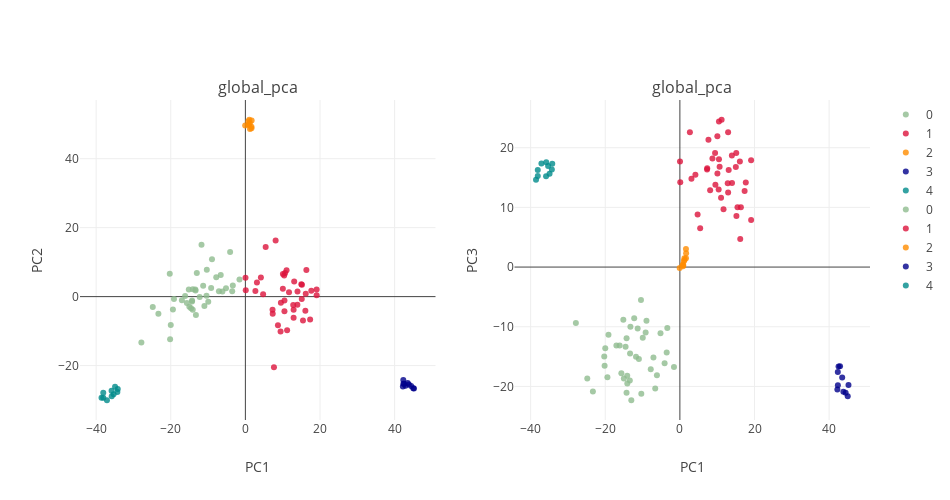

The cell this chart's notebook holds for it:
### Code cell
###
plot_global_pca(feats,label_select,PCA_color_ref,title= 'global_pca',height= 500,width= 950)

### Figure 1 — Plotly figure (JSON) as saved in the notebook; plotly's stock layout.template omitted (floating-point values rounded to 4 significant figures)
{"data": [{"marker": {"color": "darkseagreen", "line": {"width": 0}, "opacity": 0.8, "size": 6, "symbol": "circle"}, "mode": "markers", "name": "0", "type": "scatter", "uid": "4d77fdfd-4319-42cb-8a13-8abeaa52f263", "x": [-20.18, -23.32, -1.587, -16.16, -5.198, -13.26, -15.69, -15.02, -9.178, -8.96, -14.1, -13.42, -9.952, -27.88, -10.43, -24.83, -14.3, -19.14, -14.12, -10.34, -11.32, -6.611, -6.161, -10.99, -20.01, -14.29, -20.27, -4.1, -3.536, -7.813, -12.25, -11.76, -19.43, -15.16, -13.36, -3.374, -7.095, -14.56, -17.02, -13.02], "xaxis": "x", "y": [-12.37, -4.979, 4.953, 0.1945, 2.452, -5.356, -1.833, -2.957, 2.466, 10.85, 2.148, 2.043, -1.46, -13.32, 0.2503, -2.976, -1.403, -0.6982, -3.799, 7.761, 3.163, 6.3, 1.488, -2.73, -8.258, -1.098, 6.629, 12.92, 1.534, 5.645, -0.1093, 15.06, -3.763, 2.068, 1.765, 3.199, 1.554, -3.34, -1.08, 6.876], "yaxis": "y"}, {"marker": {"color": "crimson", "line": {"width": 0}, "opacity": 0.8, "size": 6, "symbol": "circle"}, "mode": "markers", "name": "1", "type": "scatter", "uid": "dac80b99-0b6a-44ad-bb63-67cc29259e3f", "x": [16.35, 4.745, 7.656, 3.097, 0.09651, 8.724, 10.39, 13.97, 13.08, 19.1, 17.66, 15.11, 7.277, 15.0, 5.435, 8.108, 17.35, 4.157, 9.519, 10.47, 10.04, 15.44, 13.94, 12.92, 11.69, 9.433, 10.47, 15.15, 11.18, 16.18, 19.09, 7.322, 10.06, 12.92, 16.07, 0.03004, 10.65, 12.82, 11.03, 2.68], "xaxis": "x", "y": [7.726, 0.6863, -20.51, 4.123, 1.86, -8.285, 6.146, 1.508, 4.351, 0.3745, 1.681, -0.6554, -3.84, 3.607, 14.42, 16.26, -6.652, 5.574, -1.762, -4.264, 2.267, -6.946, -2.358, -3.832, 1.27, -10.11, -1.13, 3.469, -9.719, 0.842, 2.038, -4.971, 6.577, -6.091, -4.106, 5.506, 6.843, -2.418, 7.666, 1.619], "yaxis": "y"}, {"marker": {"color": "darkorange", "line": {"width": 0}, "opacity": 0.8, "size": 6, "symbol": "circle"}, "mode": "markers", "name": "2", "type": "scatter", "uid": "5a962065-133e-4dbf-9608-b5b92590b483", "x": [0.8304, 0.7766, 1.628, 1.671, 1.05, 1.628, 1.205, 0.906, 1.234, -0.05957], "xaxis": "x", "y": [49.74, 50.88, 49.28, 51.04, 51.29, 48.82, 50.36, 49.9, 48.61, 49.61], "yaxis": "y"}, {"marker": {"color": "darkblue", "line": {"width": 0}, "opacity": 0.8, "size": 6, "symbol": "circle"}, "mode": "markers", "name": "3", "type": "scatter", "uid": "d199c83d-bf72-47be-981d-99ee1c8e2ac7", "x": [44.99, 42.21, 44.43, 42.33, 42.53, 42.35, 42.92, 43.82, 45.19, 43.5], "xaxis": "x", "y": [-26.57, -26.1, -25.92, -24.19, -25.27, -25.28, -25.82, -25.5, -26.65, -25.08], "yaxis": "y"}, {"marker": {"color": "darkcyan", "line": {"width": 0}, "opacity": 0.8, "size": 6, "symbol": "circle"}, "mode": "markers", "name": "4", "type": "scatter", "uid": "aea0eba6-cf41-4777-9e1d-a1df7807428d", "x": [-35.87, -38.56, -35.32, -35.83, -37.11, -34.32, -34.21, -34.94, -38.1, -38.1], "xaxis": "x", "y": [-27.32, -29.29, -28.32, -28.9, -30.05, -27.64, -26.76, -26.17, -29.34, -27.89], "yaxis": "y"}, {"marker": {"color": "darkseagreen", "line": {"width": 0}, "opacity": 0.8, "size": 6, "symbol": "circle"}, "mode": "markers", "name": "0", "type": "scatter", "uid": "63a694fc-a1b1-4fc1-994f-c5a65bb33688", "x": [-20.18, -23.32, -1.587, -16.16, -5.198, -13.26, -15.69, -15.02, -9.178, -8.96, -14.1, -13.42, -9.952, -27.88, -10.43, -24.83, -14.3, -19.14, -14.12, -10.34, -11.32, -6.611, -6.161, -10.99, -20.01, -14.29, -20.27, -4.1, -3.536, -7.813, -12.25, -11.76, -19.43, -15.16, -13.36, -3.374, -7.095, -14.56, -17.02, -13.02], "xaxis": "x2", "y": [-16.55, -20.83, -16.74, -13.14, -11.09, -10.02, -17.8, -18.69, -10.98, -9.004, -19.51, -18.99, -11.86, -9.377, -5.522, -18.69, -21.08, -11.34, -18.22, -21.24, -10.3, -20.36, -18.15, -15.42, -13.59, -11.94, -15.01, -16.13, -14.31, -17.13, -8.574, -15.02, -18.45, -8.847, -14.49, -10.2, -15.15, -13.34, -13.15, -22.32], "yaxis": "y2"}, {"marker": {"color": "crimson", "line": {"width": 0}, "opacity": 0.8, "size": 6, "symbol": "circle"}, "mode": "markers", "name": "1", "type": "scatter", "uid": "a0e200ac-28d9-4e67-a1ab-7b8989cf7d8e", "x": [16.35, 4.745, 7.656, 3.097, 0.09651, 8.724, 10.39, 13.97, 13.08, 19.1, 17.66, 15.11, 7.277, 15.0, 5.435, 8.108, 17.35, 4.157, 9.519, 10.47, 10.04, 15.44, 13.94, 12.92, 11.69, 9.433, 10.47, 15.15, 11.18, 16.18, 19.09, 7.322, 10.06, 12.92, 16.07, 0.03004, 10.65, 12.82, 11.03, 2.68], "xaxis": "x2", "y": [10.04, 8.798, 21.33, 14.82, 14.23, 18.18, 12.98, 14.09, 16.28, 7.891, 14.16, 19.1, 16.34, 16.79, 6.52, 12.87, 12.76, 15.45, 13.79, 18.06, 21.93, 10.04, 18.69, 12.51, 9.684, 19.1, 24.4, 8.54, 24.69, 4.712, 17.91, 16.55, 15.67, 22.59, 17.68, 17.71, 16.82, 14.06, 11.63, 22.58], "yaxis": "y2"}, {"marker": {"color": "darkorange", "line": {"width": 0}, "opacity": 0.8, "size": 6, "symbol": "circle"}, "mode": "markers", "name": "2", "type": "scatter", "uid": "86e037c1-e137-4de8-9b3b-dd8b2e264f72", "x": [0.8304, 0.7766, 1.628, 1.671, 1.05, 1.628, 1.205, 0.906, 1.234, -0.05957], "xaxis": "x2", "y": [0.1401, 0.4378, 3.03, 2.307, 0.9788, 1.47, 1.462, 0.3069, 1.183, -0.1564], "yaxis": "y2"}, {"marker": {"color": "darkblue", "line": {"width": 0}, "opacity": 0.8, "size": 6, "symbol": "circle"}, "mode": "markers", "name": "3", "type": "scatter", "uid": "92b8c194-906c-4f85-8d9d-a99e440de840", "x": [44.99, 42.21, 44.43, 42.33, 42.53, 42.35, 42.92, 43.82, 45.19, 43.5], "xaxis": "x2", "y": [-21.64, -20.53, -21.08, -17.58, -16.64, -19.82, -16.62, -20.9, -19.77, -18.52], "yaxis": "y2"}, {"marker": {"color": "darkcyan", "line": {"width": 0}, "opacity": 0.8, "size": 6, "symbol": "circle"}, "mode": "markers", "name": "4", "type": "scatter", "uid": "158d7f43-1d39-439a-b37d-534accebf06d", "x": [-35.87, -38.56, -35.32, -35.83, -37.11, -34.32, -34.21, -34.94, -38.1, -38.1], "xaxis": "x2", "y": [15.23, 14.64, 16.92, 17.57, 17.36, 16.37, 17.3, 15.64, 16.28, 15.26], "yaxis": "y2"}], "layout": {"annotations": [{"font": {"size": 16}, "showarrow": false, "text": "global_pca", "x": 0.225, "xanchor": "center", "xref": "paper", "y": 1, "yanchor": "bottom", "yref": "paper"}, {"font": {"size": 16}, "showarrow": false, "text": "global_pca", "x": 0.775, "xanchor": "center", "xref": "paper", "y": 1, "yanchor": "bottom", "yref": "paper"}], "height": 500, "width": 950, "xaxis": {"anchor": "y", "domain": [0, 0.45], "title": "PC1"}, "xaxis2": {"anchor": "y2", "domain": [0.55, 1], "title": "PC1"}, "yaxis": {"anchor": "x", "domain": [0, 1], "title": "PC2"}, "yaxis2": {"anchor": "x2", "domain": [0, 1], "title": "PC3"}}}
